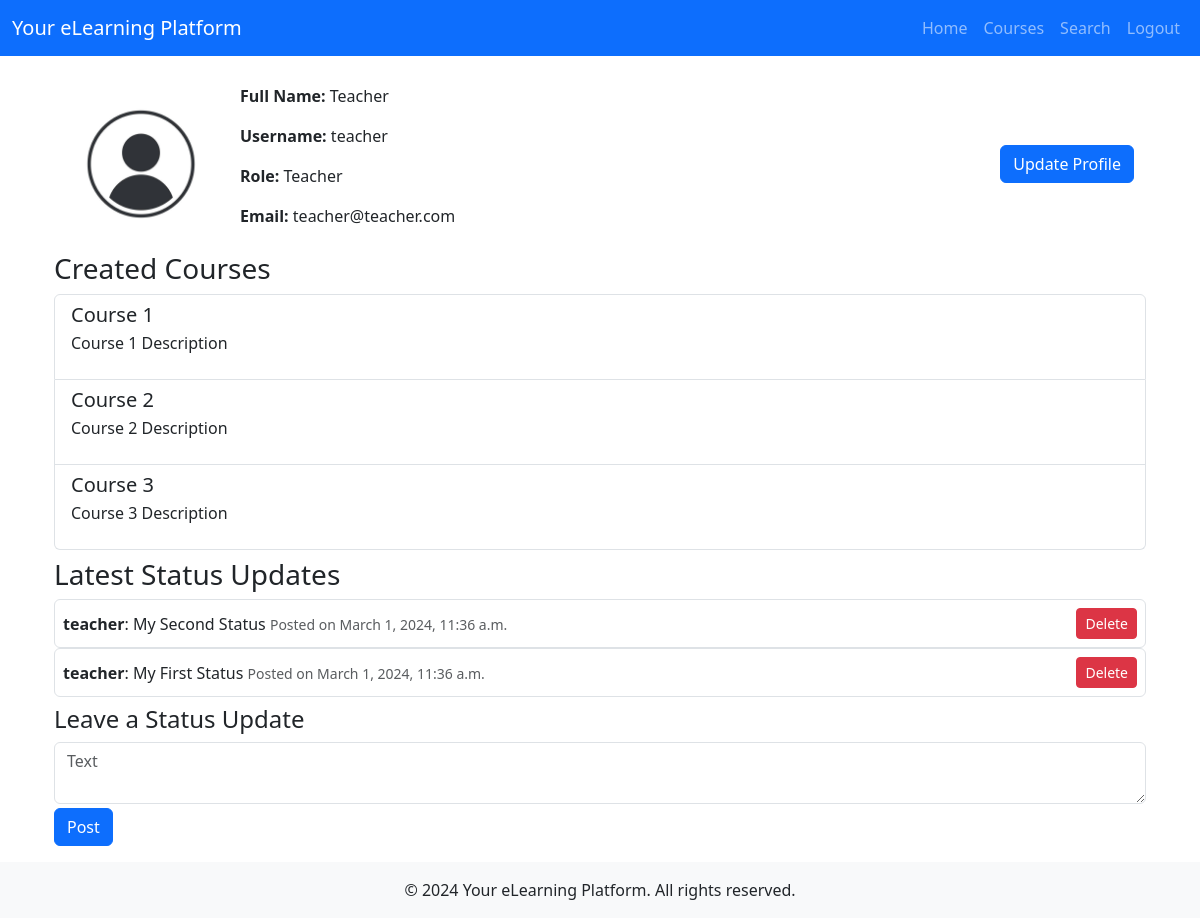
Page /home/teacher/ (signed in) on the committed database.
### eLearningApp/models.py (models this page shows, shortened)
class CustomUser(AbstractUser, PermissionsMixin):
    STUDENT = 'student'
    TEACHER = 'teacher'
    ROLE_CHOICES = [
        (STUDENT, _('Student')),
        (TEACHER, _('Teacher')),
    ]
    username = models.CharField(max_length=150, unique=True)
    email = models.EmailField(_('email address'), unique=True)
    full_name = models.CharField(max_length=150, default='Please Update')
    role = models.CharField(
        _('Role'),
        max_length=20,
        choices=ROLE_CHOICES,
        default=STUDENT,
    )
    photo = models.ImageField(upload_to='profile_photos/', null=True, blank=True)
    is_active = models.BooleanField(default=True)
    is_staff = models.BooleanField(default=False)
    objects = CustomUserManager()
    EMAIL_FIELD = 'email'
    USERNAME_FIELD = 'username'
    REQUIRED_FIELDS = ['email']
    groups = models.ManyToManyField(
        Group,
        verbose_name=_('groups'),
        blank=True,
        help_text=_('The groups this user belongs to.'),
        related_name="elearning_users",
        related_query_name="elearning_user",
    )
    user_permissions = models.ManyToManyField(
        Permission,
        verbose_name=_('user permissions'),
        blank=True,
        help_text=_('Specific permissions for this user.'),
        related_name="elearning_user_permissions",
        related_query_name="elearning_user_permission",
    )

class Course(models.Model):
    title = models.CharField(max_length=200)
    description = models.TextField()
    instructor = models.ForeignKey(
        settings.AUTH_USER_MODEL, on_delete=models.CASCADE, related_name='courses'
    )
    class Meta:
        permissions = [
            ("can_create_course", "Can create course"),
        ]

class Status(models.Model):
    user = models.ForeignKey(settings.AUTH_USER_MODEL, on_delete=models.CASCADE, related_name="statuses")
    text = models.TextField()
    created_at = models.DateTimeField(auto_now_add=True)

### eLearningApp/views.py (the view, shortened to what this page needs)
# urls.py: 2. Add a URL to urlpatterns:  path('', views.home, name='home')
@login_required
def home(request, username):
    home_user = get_object_or_404(CustomUser, username=username)
    status_form = StatusForm()
    update_profile_form = CustomUserUpdateForm(instance=home_user)
    if home_user.has_perm('eLearningApp.can_create_course'):
        courses = Course.objects.filter(instructor=home_user)
    else:
        courses = Course.objects.filter(enrollments__student=home_user)
    status_updates = Status.objects.filter(user=home_user).order_by('-created_at')
    context = {
        'home': home_user,
        'status_form': status_form if request.user.username == username else None,
        'update_profile_form': update_profile_form if request.user.username == username else None,
        'courses': courses,
        'status_updates': status_updates,
    }
    return render(request, 'home.html', context)

### eLearningApp/forms.py (shortened to what this page needs)
class StatusForm(forms.ModelForm):
    class Meta:
        model = Status
        fields = ['text']
        widgets = {
            'text': forms.Textarea(attrs={'rows': 2, 'placeholder': "What's on your mind?"}),
        }

class CustomUserUpdateForm(forms.ModelForm):
    email = forms.EmailField(required=False)
    photo = forms.ImageField(required=False)
    new_password = forms.CharField(widget=forms.PasswordInput(), required=False, label="New Password (leave blank to keep current password)")
    confirm_password = forms.CharField(widget=forms.PasswordInput(), required=False, label="Confirm New Password")
    class Meta:
        model = CustomUser
        fields = ('email', 'photo', 'new_password', 'confirm_password')
    def __init__(self, *args, **kwargs):
        super(CustomUserUpdateForm, self).__init__(*args, **kwargs)
        self.fields['photo'].widget = forms.FileInput()

### eLearningApp/templates/home.html (shortened to what this page needs)
{% extends 'base.html' %}
{% load widget_tweaks %}
{% block content %}
    <div class="container">
        <div class="container mt-3">
            <div class="row align-items-center">
                <div class="col-auto">
                    <img src="{{ home.photo.url }}" class="rounded-circle" alt="{{ home.username }}" style="width: 150px; height: 150px; object-fit: cover;">
                </div>
                <div class="col">
                    <p><strong>Full Name:</strong> {{ home.full_name }}</p>
                    <p><strong>Username:</strong> {{ home.username }}</p>
                    <p><strong>Role:</strong> {{ home.get_role_display }}</p>
                    <p><strong>Email:</strong> {{ home.email }}</p>
                </div>
                <div class="col-auto">
                    {% if update_profile_form %}
                    <button type="button" class="btn btn-primary" data-bs-toggle="modal" data-bs-target="#updateProfileModal">Update Profile</button>
                    {% endif %}
                </div>
            </div>
        </div>
        <h3 class="mt-2 mb-2">{{ perms.eLearningApp.can_create_course|yesno:"Created,Enrolled in" }} Courses</h3>
        <div class="list-group mt-1">
            {% for course in courses %}
                <a href="{% url 'course_detail' course.id %}" class="list-group-item list-group-item-action">
                    <h5 class="mb-1">{{ course.title }}</h5>
                    <p>{{ course.description }}</p>
                </a>
            {% empty %}
                <p>No courses found.</p>
            {% endfor %}
        </div>
        <h3 class="mt-2 mb-2">Latest Status Updates</h3>
        {% for status in status_updates %}
            <div class="p-2 border rounded d-flex justify-content-between align-items-center">
                <div>
                    <strong>{{ status.user.username }}</strong>: {{ status.text }}
                    <small class="text-muted">Posted on {{ status.created_at|date:"N j, Y, P" }}</small>
                </div>
                {% if request.user == status.user %}
                    <form action="{% url 'delete_status' status.id %}" method="post" style="margin-bottom: 0;">
                        <button type="submit" class="btn btn-danger btn-sm">Delete</button>
                    </form>
                {% endif %}
            </div>
        {% empty %}
            <p>No status updates.</p>
        {% endfor %}
        {% if status_form %}
            <div class="mt-2">
                <h4>Leave a Status Update</h4>
                <form method="post">
                    {% for field in status_form %}
                        <div class="mb-1">
                            {% render_field field class="form-control" placeholder=field.label %}
                        </div>
                    {% endfor %}
                    <button type="submit" class="btn btn-primary" name="leave_status">Post</button>
                </form>
            </div>
        {% endif %}
    </div>
{% endblock %}

### rows in the picture
CustomUser: photo (picture), full_name "Teacher", username "teacher", role "Teacher", email "teacher@teacher.com", eLearningApp.can_create_course "Created"
Course: title "Course 1", description "Course 1 Description"
Course: title "Course 2", description "Course 2 Description"
Course: title "Course 3", description "Course 3 Description"
Status: user.username "teacher", text "My Second Status", created_at "March 1, 2024, 11:36 a.m.", shows "Delete"
Status: user.username "teacher", text "My First Status", created_at "March 1, 2024, 11:36 a.m.", shows "Delete"
